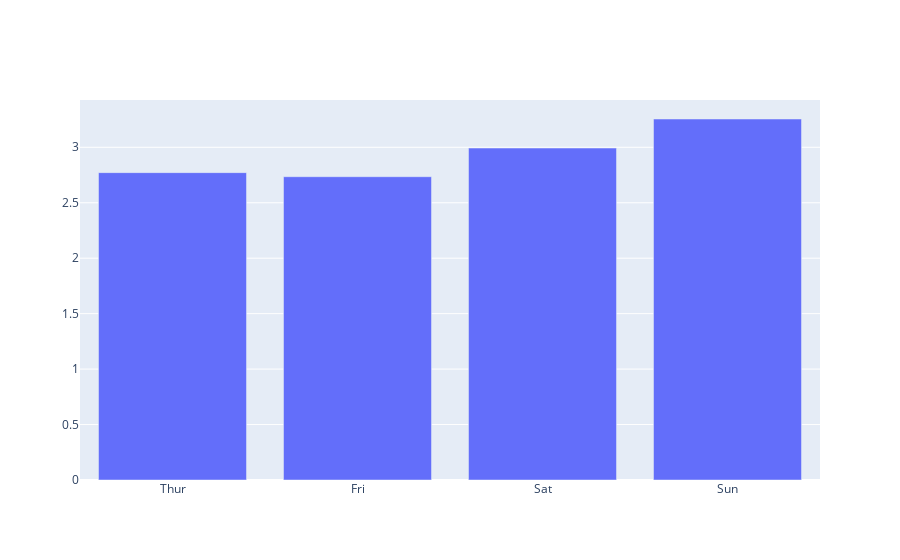

Write notebook code for a chart like this one.
### Code cell
go.Figure(
    go.Bar(
        x=df_tips_day.index,
        y=df_tips_day
    )
)

### Figure 1 — Plotly figure (JSON) as saved in the notebook; plotly's stock layout.template omitted (floating-point values rounded to 4 significant figures)
{"data": [{"type": "bar", "x": ["Thur", "Fri", "Sat", "Sun"], "y": [2.771, 2.735, 2.993, 3.255]}], "layout": {}}
